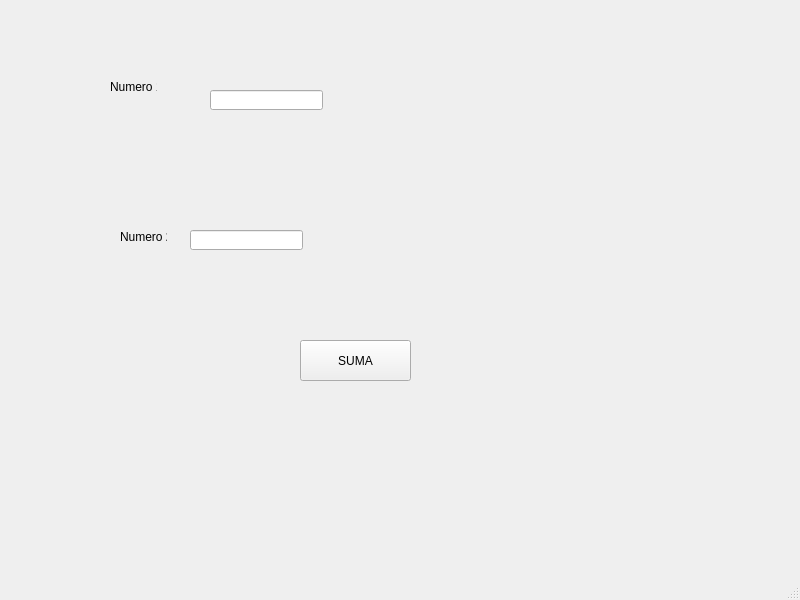
<?xml version="1.0" encoding="UTF-8"?>
<ui version="4.0">
 <class>MainWindow</class>
 <widget class="QMainWindow" name="MainWindow">
  <property name="geometry">
   <rect>
    <x>0</x>
    <y>0</y>
    <width>800</width>
    <height>600</height>
   </rect>
  </property>
  <property name="windowTitle">
   <string>MainWindow</string>
  </property>
  <widget class="QWidget" name="centralwidget">
   <widget class="QLabel" name="label">
    <property name="geometry">
     <rect>
      <x>110</x>
      <y>80</y>
      <width>47</width>
      <height>13</height>
     </rect>
    </property>
    <property name="text">
     <string>Numero 1</string>
    </property>
   </widget>
   <widget class="QLabel" name="label_2">
    <property name="geometry">
     <rect>
      <x>120</x>
      <y>230</y>
      <width>47</width>
      <height>13</height>
     </rect>
    </property>
    <property name="text">
     <string>Numero 2</string>
    </property>
   </widget>
   <widget class="QLineEdit" name="txt_numero1">
    <property name="geometry">
     <rect>
      <x>210</x>
      <y>90</y>
      <width>113</width>
      <height>20</height>
     </rect>
    </property>
   </widget>
   <widget class="QLineEdit" name="txt_numero2">
    <property name="geometry">
     <rect>
      <x>190</x>
      <y>230</y>
      <width>113</width>
      <height>20</height>
     </rect>
    </property>
   </widget>
   <widget class="QPushButton" name="btn_suma">
    <property name="geometry">
     <rect>
      <x>300</x>
      <y>340</y>
      <width>111</width>
      <height>41</height>
     </rect>
    </property>
    <property name="text">
     <string>SUMA</string>
    </property>
   </widget>
  </widget>
  <widget class="QMenuBar" name="menubar">
   <property name="geometry">
    <rect>
     <x>0</x>
     <y>0</y>
     <width>800</width>
     <height>21</height>
    </rect>
   </property>
  </widget>
  <widget class="QStatusBar" name="statusbar"/>
 </widget>
 <resources/>
 <connections/>
</ui>
